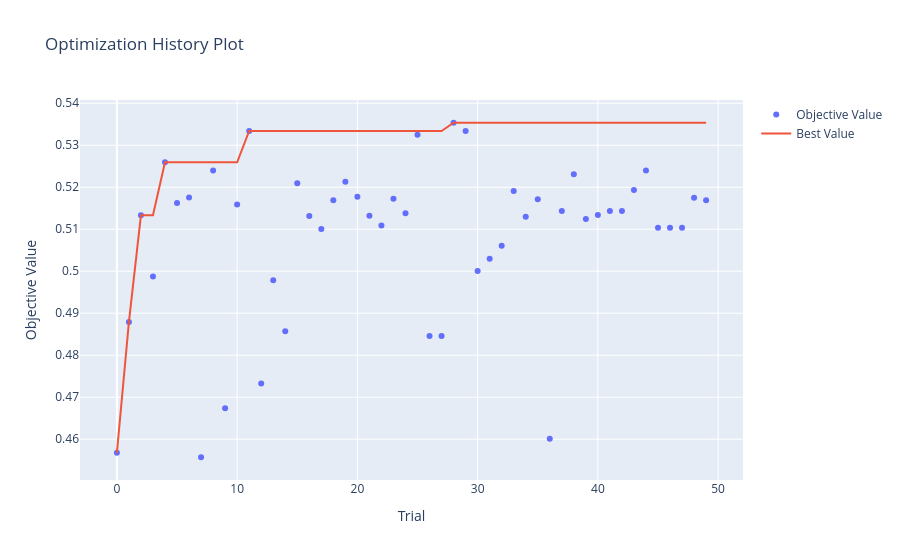

This figure's notebook cell:
### Markdown cell above
Train and optimize the model:

### Code cell
(optimized_SVM, 
train_metrics_mean_SVM,
train_metrics_std_SVM, 
val_metrics_mean_SVM, 
val_metrics_std_SVM, 
test_metrics_SVM,
precs_SVM, recs_SVM) = optimize_model(pipe_SVM, params_dist_SVM, 
                                    X_train, y_train, X_test, y_test, 
                                    cv=my_cv)

### Figure 1 — Plotly figure (JSON) as saved in the notebook; plotly's stock layout.template omitted (floating-point values rounded to 4 significant figures)
{"data": [{"mode": "markers", "name": "Objective Value", "type": "scatter", "x": [0, 1, 2, 3, 4, 5, 6, 7, 8, 9, 10, 11, 12, 13, 14, 15, 16, 17, 18, 19, 20, 21, 22, 23, 24, 25, 26, 27, 28, 29, 30, 31, 32, 33, 34, 35, 36, 37, 38, 39, 40, 41, 42, 43, 44, 45, 46, 47, 48, 49], "y": [0.4567, 0.4879, 0.5133, 0.4988, 0.5259, 0.5163, 0.5176, 0.4557, 0.524, 0.4673, 0.5159, 0.5334, 0.4733, 0.4978, 0.4857, 0.521, 0.5131, 0.5101, 0.5169, 0.5213, 0.5178, 0.5132, 0.5109, 0.5172, 0.5138, 0.5325, 0.4846, 0.4846, 0.5354, 0.5334, 0.5, 0.503, 0.506, 0.5191, 0.513, 0.5171, 0.4601, 0.5143, 0.5231, 0.5124, 0.5134, 0.5143, 0.5143, 0.5193, 0.524, 0.5103, 0.5103, 0.5103, 0.5175, 0.5169]}, {"mode": "lines", "name": "Best Value", "type": "scatter", "x": [0, 1, 2, 3, 4, 5, 6, 7, 8, 9, 10, 11, 12, 13, 14, 15, 16, 17, 18, 19, 20, 21, 22, 23, 24, 25, 26, 27, 28, 29, 30, 31, 32, 33, 34, 35, 36, 37, 38, 39, 40, 41, 42, 43, 44, 45, 46, 47, 48, 49], "y": [0.4567, 0.4879, 0.5133, 0.5133, 0.5259, 0.5259, 0.5259, 0.5259, 0.5259, 0.5259, 0.5259, 0.5334, 0.5334, 0.5334, 0.5334, 0.5334, 0.5334, 0.5334, 0.5334, 0.5334, 0.5334, 0.5334, 0.5334, 0.5334, 0.5334, 0.5334, 0.5334, 0.5334, 0.5354, 0.5354, 0.5354, 0.5354, 0.5354, 0.5354, 0.5354, 0.5354, 0.5354, 0.5354, 0.5354, 0.5354, 0.5354, 0.5354, 0.5354, 0.5354, 0.5354, 0.5354, 0.5354, 0.5354, 0.5354, 0.5354]}, {"marker": {"color": "#cccccc"}, "mode": "markers", "name": "Infeasible Trial", "showlegend": false, "type": "scatter", "x": [], "y": []}], "layout": {"title": {"text": "Optimization History Plot"}, "xaxis": {"title": {"text": "Trial"}}, "yaxis": {"title": {"text": "Objective Value"}}}}
